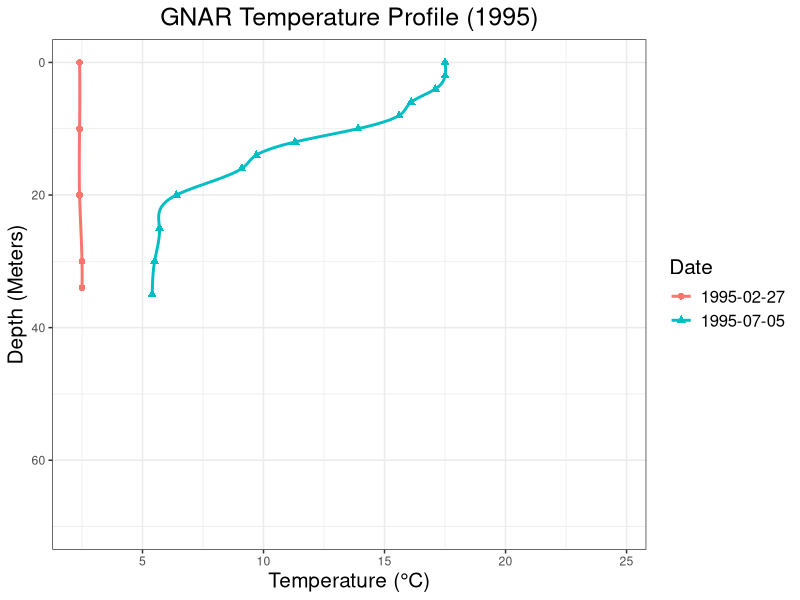
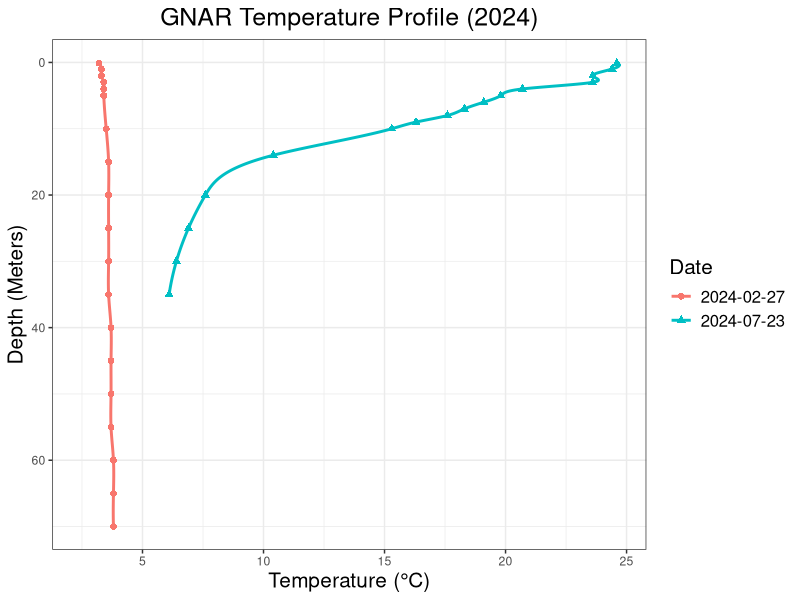
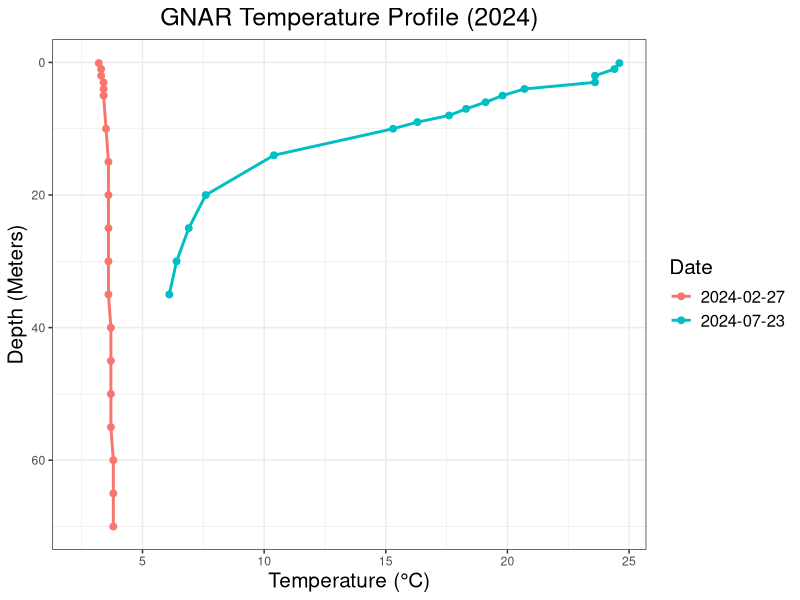
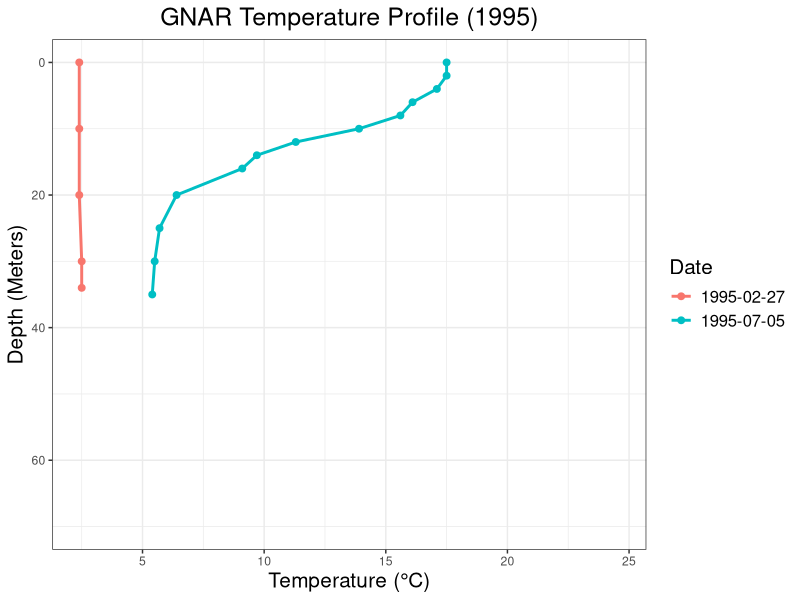
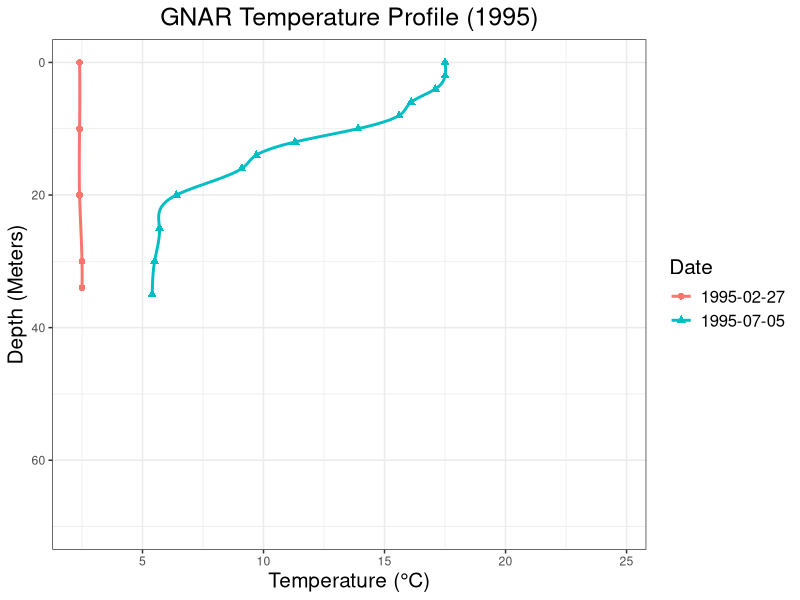
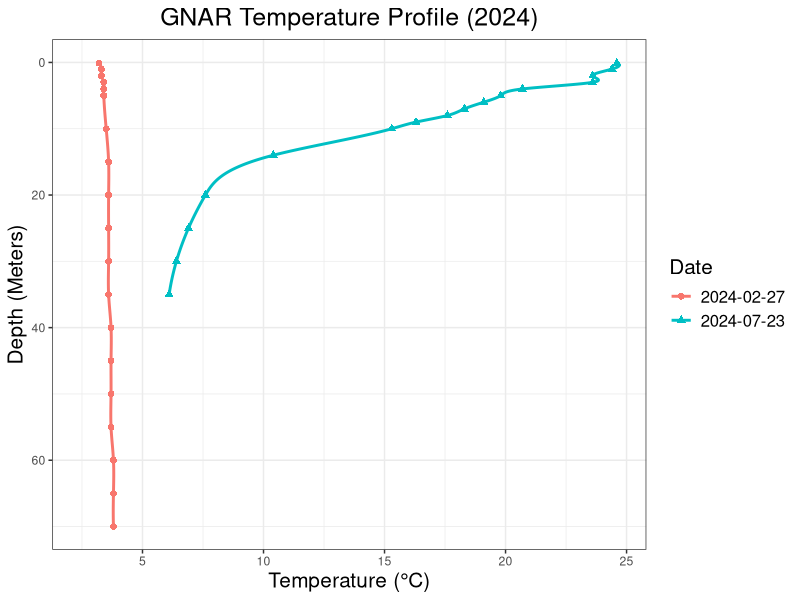

Reproduce these figures in R, in order.
## ---- chunk 1
knitr::opts_chunk$set(echo = TRUE)
library(dplyr)
library(ggplot2)
library(readxl)
library(lubridate)
GNAR <- read.csv("Data/SCA_Database.csv")
## ---- chunk 2
GNAR=GNAR%>%filter(Site=="GNAR")
## ---- chunk 3
listOfDataFrames <- vector(mode = "list", length = length(unique(GNAR$Date)))

for (i in 1:length(unique(GNAR$Date))) {
  dat=filter(GNAR,Date==unique(GNAR$Date)[i])
  dat.s=spline(x=dat$Depth,y=dat$Temp,n=1000)
  listOfDataFrames[[i]] <- data.frame(Depth=dat.s$x,Temp=dat.s$y,Date=unique(GNAR$Date)[i])
    }

GNAR_spline=bind_rows(listOfDataFrames)
## ---- chunk 4
GNAR_spline$Year=year(GNAR_spline$Date)
GNAR_spline$Month=month(GNAR_spline$Date,label = TRUE)
GNAR$Month=month(GNAR$Date,label = TRUE)
GNAR$Date=factor(GNAR$Date)
GNAR_spline$Date=factor(GNAR_spline$Date)
GNAR=GNAR%>%filter(Month %in% c("Feb","Jul"))
GNAR_spline=GNAR_spline%>%filter(Month %in% c("Feb","Jul"))
## ---- chunk 5
Y=1995
ggplot(data = filter(GNAR_spline,Year==Y),aes(x=Depth,y=Temp,group=Date,color=Date))+geom_line(linewidth=1)+geom_point(data=filter(GNAR,Year==Y),size=2,aes(shape = Date))+xlim(max(GNAR_spline$Depth),min(GNAR_spline$Depth))+ylim(min(GNAR_spline$Temp),max(GNAR_spline$Temp))+coord_flip()+theme_bw()+theme(plot.title = element_text(hjust = 0.5,size = 18),axis.title = element_text(size = 15),legend.title = element_text(size = 15),legend.text = element_text(size = 12))+labs(title=sprintf("GNAR Temperature Profile (%s)",Y),x="Depth (Meters)",y="Temperature (°C)")
## ---- chunk 6
ggsave("GNAR_plot1995_smooth4.png", width = 8, height = 6) 
## ---- chunk 7
Y=2024
ggplot(data = filter(GNAR_spline,Year==Y),aes(x=Depth,y=Temp,group=Date,color=Date))+geom_line(linewidth=1)+geom_point(data=filter(GNAR,Year==Y),size=2,aes(shape = Date))+xlim(max(GNAR_spline$Depth),min(GNAR_spline$Depth))+ylim(min(GNAR_spline$Temp),max(GNAR_spline$Temp))+coord_flip()+theme_bw()+theme(plot.title = element_text(hjust = 0.5,size = 18),axis.title = element_text(size = 15),legend.title = element_text(size = 15),legend.text = element_text(size = 12))+labs(title=sprintf("GNAR Temperature Profile (%s)",Y),x="Depth (Meters)",y="Temperature (°C)")
## ---- chunk 8
ggsave("GNAR_plot2024_smooth4.png", width = 8, height = 6) 
## ---- chunk 9
Y=2024
ggplot(data = filter(GNAR,Year==Y),aes(x=Depth,y=Temp,group=Date,color=Date))+geom_point(size=2)+geom_line(linewidth=1)+xlim(max(GNAR$Depth),min(GNAR$Depth))+ylim(min(GNAR$Temp),max(GNAR$Temp))+coord_flip()+theme_bw()+theme(plot.title = element_text(hjust = 0.5,size = 18),axis.title = element_text(size = 15),legend.title = element_text(size = 15),legend.text = element_text(size = 12))+labs(title=sprintf("GNAR Temperature Profile (%s)",Y),x="Depth (Meters)",y="Temperature (°C)")
## ---- chunk 10
Y=1995
ggplot(data = filter(GNAR,Year==Y),aes(x=Depth,y=Temp,group=Date,color=Date))+geom_point(size=2)+geom_line(linewidth=1)+xlim(max(GNAR$Depth),min(GNAR$Depth))+ylim(min(GNAR$Temp),max(GNAR$Temp))+coord_flip()+theme_bw()+theme(plot.title = element_text(hjust = 0.5,size = 18),axis.title = element_text(size = 15),legend.title = element_text(size = 15),legend.text = element_text(size = 12))+labs(title=sprintf("GNAR Temperature Profile (%s)",Y),x="Depth (Meters)",y="Temperature (°C)")
